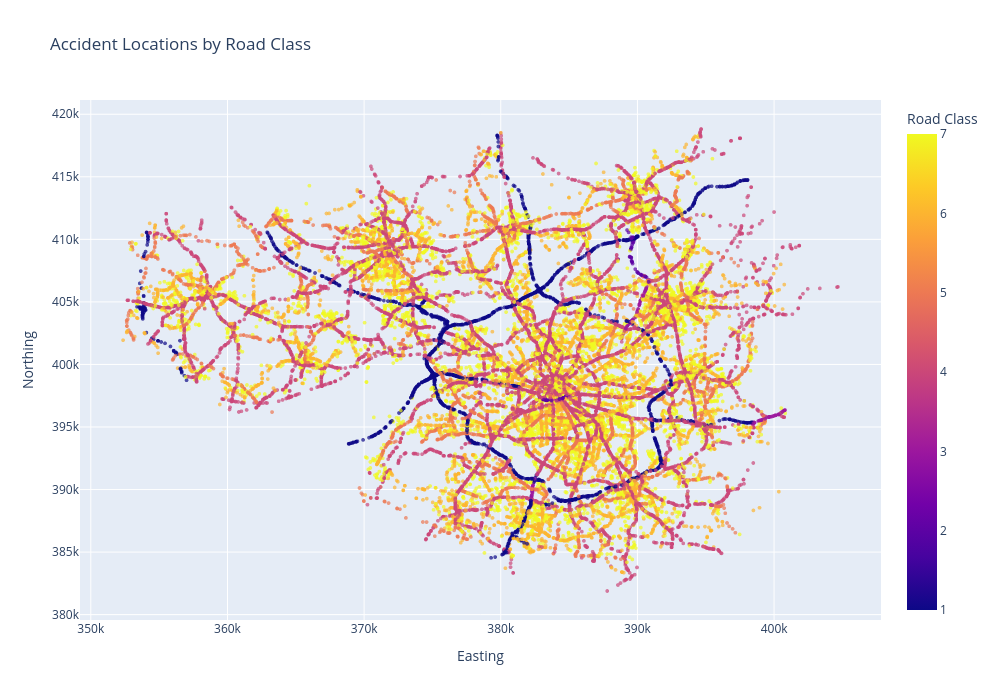

Source (notebook cell):
### Markdown cell above
How about creating an **interactive plot with colour coding** based on road class in which you can zoom and pan.

### Code cell
fig = px.scatter(
    accdata, 
    x="Easting", 
    y="Northing", 
    color="Road1Class",  # Color points based on Road1Class
    title="Accident Locations by Road Class", 
    labels={"Easting": "Easting", "Northing": "Northing", "Road1Class": "Road Class"},
    opacity=0.7  # Transparency level
)

# Adjust figure size and add legend
fig.update_layout(
    width=1000, 
    height=700,
    coloraxis_colorbar=dict(title="Road Class")  # Title for color legend
)
fig.update_traces(marker=dict(size=4))  # Adjust marker size
fig.show()

### Figure 1 — Plotly figure (JSON) as saved in the notebook; plotly's stock layout.template omitted (floating-point values rounded to 4 significant figures; data arrays with more than 128 entries replaced by an {"elided": "..."} marker saying what was removed)
{"data": [{"hovertemplate": "Easting=%{x}<br>Northing=%{y}<br>Road Class=%{marker.color}<extra></extra>", "legendgroup": "", "marker": {"color": {"elided": "42624 int values"}, "coloraxis": "coloraxis", "opacity": 0.7, "size": 4, "symbol": "circle"}, "mode": "markers", "name": "", "showlegend": false, "type": "scattergl", "x": {"elided": "42624 int values"}, "xaxis": "x", "y": {"elided": "42624 int values"}, "yaxis": "y"}], "layout": {"coloraxis": {"colorbar": {"title": {"text": "Road Class"}}, "colorscale": [[0, "#0d0887"], [0.1111, "#46039f"], [0.2222, "#7201a8"], [0.3333, "#9c179e"], [0.4444, "#bd3786"], [0.5556, "#d8576b"], [0.6667, "#ed7953"], [0.7778, "#fb9f3a"], [0.8889, "#fdca26"], [1, "#f0f921"]]}, "height": 700, "legend": {"tracegroupgap": 0}, "title": {"text": "Accident Locations by Road Class"}, "width": 1000, "xaxis": {"anchor": "y", "autorange": true, "domain": [0, 1], "range": [349200.0, 407800.0], "title": {"text": "Easting"}, "type": "linear"}, "yaxis": {"anchor": "x", "autorange": true, "domain": [0, 1], "range": [379600.0, 421100.0], "title": {"text": "Northing"}, "type": "linear"}}}
